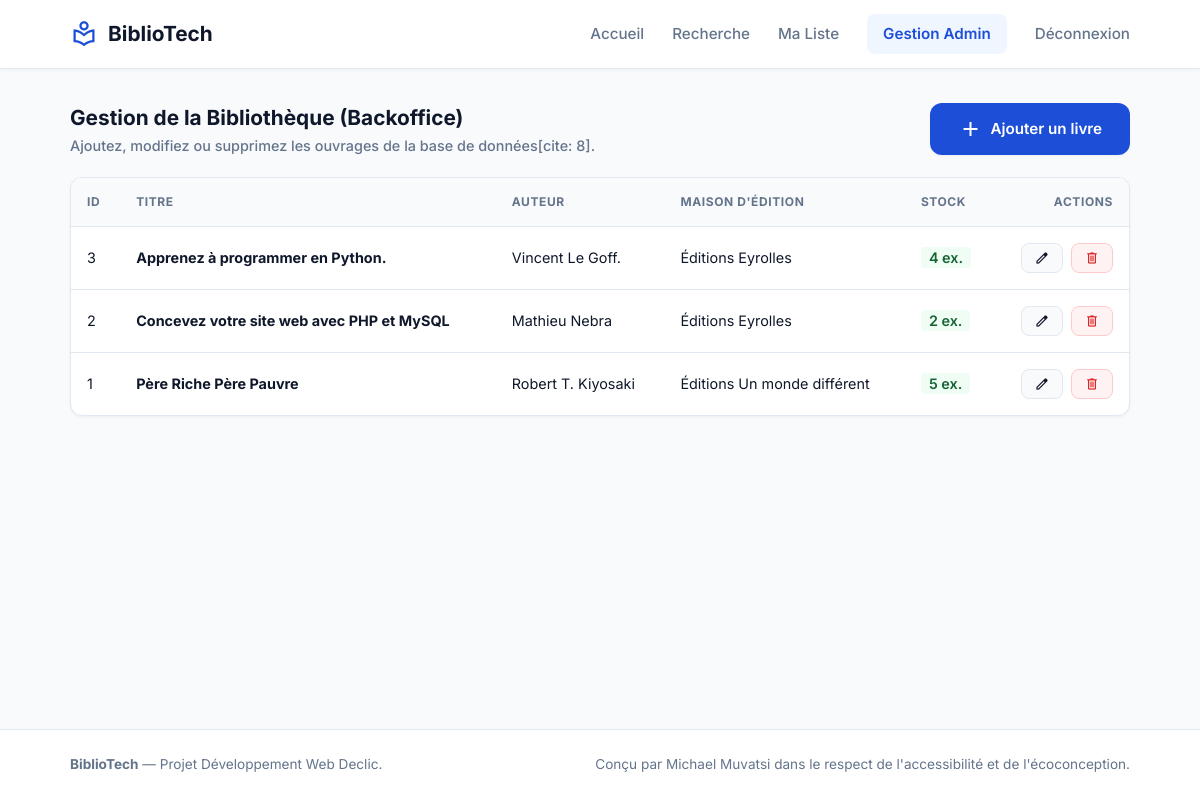
The page /admin/index.php (signed in) on the database its author committed.
### tables this page shows
CREATE TABLE `livres` (
  `id` int NOT NULL,
  `titre` varchar(100) NOT NULL,
  `auteur` varchar(100) NOT NULL,
  `description` text,
  `maison_edition` varchar(100) DEFAULT NULL,
  `nombre_exemplaire` int DEFAULT '1'
);

### admin/index.php (the view, shortened to what this page needs)
<?php
require_once '../includes/db.php';
require_once '../includes/header.php';
try {
    $stmt = $pdo->query("SELECT * FROM Livres ORDER BY id DESC");
    $livres = $stmt->fetchAll(PDO::FETCH_ASSOC);
} catch (PDOException $e) {
    $livres = [];
}
?>
<main class="main-content">
    <div class="container">
        <div class="section-header">
            <div>
                <h1 class="section-title">Gestion de la Bibliothèque (Backoffice)</h1>
                <p class="results-count">Ajoutez, modifiez ou supprimez les ouvrages de la base de données[cite: 8].</p>
            </div>
            <a href="ajouter.php" class="btn-primary">
                <span class="material-symbols-outlined">add</span>
                <span>Ajouter un livre</span>
            </a>
        </div>
        <div class="admin-table-container">
            <?php if (!empty($livres)): ?>
                <table class="admin-table">
                    <thead>
                        <tr>
                            <th>ID</th>
                            <th>Titre</th>
                            <th>Auteur</th>
                            <th>Maison d'édition</th>
                            <th>Stock</th>
                            <th style="text-align: right;">Actions</th>
                        </tr>
                    </thead>
                    <tbody>
                        <?php foreach ($livres as $livre): ?>
                            <tr>
                                <td><?= (int)$livre['id'] ?></td>
                                <td><strong><?= htmlspecialchars($livre['titre']) ?></strong></td>
                                <td><?= htmlspecialchars($livre['auteur']) ?></td>
                                <td><?= htmlspecialchars($livre['maison_edition'] ?? 'N/A') ?></td>
                                <td><span class="stock-badge"><?= (int)$livre['nombre_exemplaire'] ?> ex.</span></td>
                                <td style="text-align: right;">
                                    <div style="display: inline-flex; gap: 8px;">
                                        <a href="modifier.php?id=<?= $livre['id'] ?>" class="btn-secondary" style="padding: 6px 12px; width: auto;">
                                            <span class="material-symbols-outlined" style="font-size: 16px;">edit</span>
                                        </a>
                                        <form method="POST" action="index.php" onsubmit="return confirm('Voulez-vous vraiment supprimer ce livre ?');">
                                            <button type="submit" class="btn-danger" style="padding: 6px 12px;">
                                                <span class="material-symbols-outlined" style="font-size: 16px;">delete</span>
                                            </button>
                                        </form>
                                    </div>
                                </td>
                            </tr>
                        <?php endforeach; ?>
                    </tbody>
                </table>
            <?php else: ?>
                <div class="empty-state">
                    <p class="empty-state-text">Aucun livre présent dans la base de données[cite: 8].</p>
                </div>
            <?php endif; ?>
        </div>
    </div>
</main>
<?php require_once '../includes/footer.php'; ?>

### css/style.css (style rules this page uses)
:root { --primary: #1d4ed8; --primary-hover: #1e40af; --primary-light: #eff6ff; --primary-soft: #dbeafe; --bg-main: #f8fafc; --card-bg: #ffffff; --text-dark: #0f172a; --text-muted: #64748b; --border-color: #e2e8f0; --shadow-sm: 0 1px 3px rgba(0,0,0,0.05); --shadow-md: 0 4px 12px rgba(0,0,0,0.06); --radius-sm: 8px; --radius-md: 12px; --radius-lg: 16px; --font-family: 'Inter', -apple-system, BlinkMacSystemFont, 'Segoe UI', Roboto, sans-serif; }
* { margin: 0; padding: 0; box-sizing: border-box; }
body { font-family: var(--font-family); background-color: var(--bg-main); color: var(--text-dark); line-height: 1.6; min-height: 100vh; display: flex; flex-direction: column; }
a { color: inherit; text-decoration: none; }
.container { width: 100%; max-width: 1100px; margin: 0 auto; padding: 0 20px; }
.main-content { flex: 1; padding-top: 32px; padding-bottom: 80px; }
.btn-primary { background-color: var(--primary); color: white; border: none; padding: 14px 28px; border-radius: var(--radius-md); font-weight: 600; font-size: 0.95rem; cursor: pointer; display: inline-flex; align-items: center; gap: 8px; transition: background-color 0.2s; box-shadow: var(--shadow-sm); }
.section-header { display: flex; justify-content: space-between; align-items: center; margin-bottom: 20px; }
.section-title { font-size: 1.3rem; font-weight: 700; color: var(--text-dark); }
.stock-badge { color: #166534; background-color: #f0fdf4; padding: 2px 8px; border-radius: 4px; font-weight: 600; }
.btn-secondary { display: inline-flex; align-items: center; justify-content: center; gap: 6px; width: 100%; background-color: var(--bg-main); color: var(--text-dark); border: 1px solid var(--border-color); padding: 10px 0; border-radius: var(--radius-sm); font-size: 0.85rem; font-weight: 600; transition: all 0.2s; }
.admin-table-container { background-color: var(--card-bg); border: 1px solid var(--border-color); border-radius: var(--radius-md); overflow: hidden; box-shadow: var(--shadow-sm); margin-top: 20px; }
.admin-table { width: 100%; border-collapse: collapse; text-align: left; font-size: 0.9rem; }
.admin-table th { background-color: var(--bg-main); color: var(--text-muted); font-weight: 700; padding: 14px 16px; border-bottom: 1px solid var(--border-color); text-transform: uppercase; font-size: 0.75rem; letter-spacing: 0.05em; }
.admin-table td { padding: 16px; border-bottom: 1px solid var(--border-color); color: var(--text-dark); }
.admin-table tr:last-child td { border-bottom: none; }
.results-count { font-size: 0.9rem; color: var(--text-muted); font-weight: 500; }
.btn-danger { background-color: #fef2f2; color: #dc2626; border: 1px solid #fecaca; padding: 10px 16px; border-radius: var(--radius-sm); font-size: 0.85rem; font-weight: 600; cursor: pointer; display: inline-flex; align-items: center; gap: 6px; transition: all 0.2s; }

### rows shown on the page
livres: id "3", titre "Apprenez à programmer en Python.", auteur "Vincent Le Goff.", maison_edition "Éditions Eyrolles", nombre_exemplaire "4"
livres: id "2", titre "Concevez votre site web avec PHP et MySQL", auteur "Mathieu Nebra", maison_edition "Éditions Eyrolles", nombre_exemplaire "2"
livres: id "1", titre "Père Riche Père Pauvre", auteur "Robert T. Kiyosaki", maison_edition "Éditions Un monde différent", nombre_exemplaire "5"
